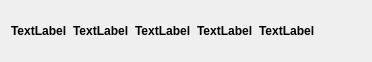
<?xml version="1.0" encoding="UTF-8"?>
<ui version="4.0">
 <class>NodeItem</class>
 <widget class="QWidget" name="NodeItem">
  <property name="geometry">
   <rect>
    <x>0</x>
    <y>0</y>
    <width>287</width>
    <height>52</height>
   </rect>
  </property>
  <property name="windowTitle">
   <string>Form</string>
  </property>
  <layout class="QHBoxLayout" name="horizontalLayout">
   <item>
    <widget class="QLabel" name="Name">
     <property name="font">
      <font>
       <bold>true</bold>
      </font>
     </property>
     <property name="text">
      <string>TextLabel</string>
     </property>
    </widget>
   </item>
   <item>
    <widget class="QLabel" name="Status">
     <property name="font">
      <font>
       <bold>true</bold>
      </font>
     </property>
     <property name="text">
      <string>TextLabel</string>
     </property>
    </widget>
   </item>
   <item>
    <widget class="QLabel" name="Priority">
     <property name="font">
      <font>
       <bold>true</bold>
      </font>
     </property>
     <property name="text">
      <string>TextLabel</string>
     </property>
    </widget>
   </item>
   <item>
    <widget class="QLabel" name="Rtime">
     <property name="font">
      <font>
       <bold>true</bold>
      </font>
     </property>
     <property name="text">
      <string>TextLabel</string>
     </property>
    </widget>
   </item>
   <item>
    <widget class="QLabel" name="Ntime">
     <property name="font">
      <font>
       <bold>true</bold>
      </font>
     </property>
     <property name="text">
      <string>TextLabel</string>
     </property>
    </widget>
   </item>
   <item>
    <widget class="QPushButton" name="IconpushButton">
     <property name="sizePolicy">
      <sizepolicy hsizetype="Minimum" vsizetype="Fixed">
       <horstretch>0</horstretch>
       <verstretch>0</verstretch>
      </sizepolicy>
     </property>
     <property name="minimumSize">
      <size>
       <width>40</width>
       <height>40</height>
      </size>
     </property>
     <property name="maximumSize">
      <size>
       <width>40</width>
       <height>40</height>
      </size>
     </property>
     <property name="styleSheet">
      <string notr="true">#IconpushButton{
border:none;
}

#IconpushButton:hover {
    background-color: #FF7875;        
}


#IconpushButton:pressed {
    background-color: #D9363E;    
    padding-top: 9px;               
    padding-bottom: 7px;     
}</string>
     </property>
     <property name="text">
      <string/>
     </property>
     <property name="icon">
      <iconset resource=".qrc">
       <normaloff>:/icon/delete.png</normaloff>:/icon/delete.png</iconset>
     </property>
     <property name="iconSize">
      <size>
       <width>38</width>
       <height>38</height>
      </size>
     </property>
    </widget>
   </item>
  </layout>
 </widget>
 <resources>
  <include location=".qrc"/>
 </resources>
 <connections/>
</ui>
